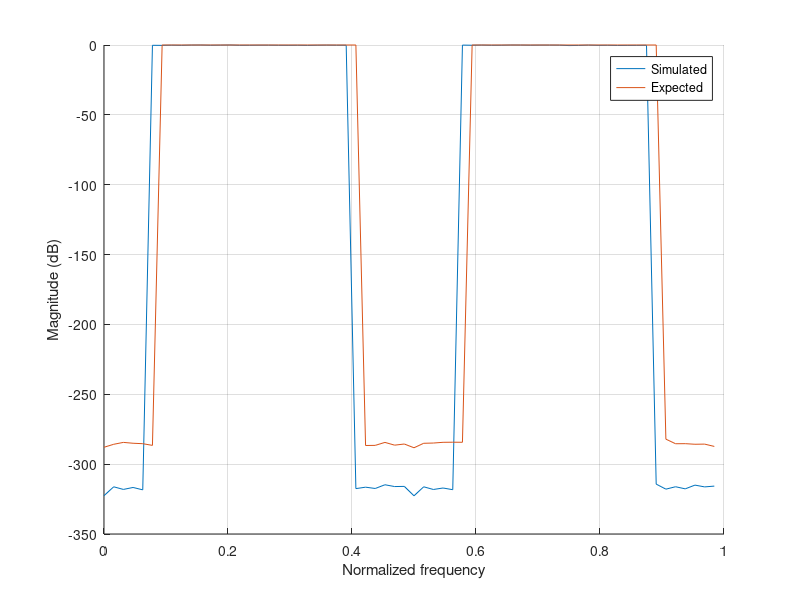

MATLAB code for this plot:
clear;

N = 64;
S = [6:26, 38:57];
Q = 64;
P = 16*N;
%% about 16 to get OK results

powers = zeros(1, N);

% signals
for p = 1:P
    X = zeros(1, N);
    X(S) = qammod(randi([0 Q-1], length(S), 1)', Q);

    x = ifft(X, N);
    X_dft = fft(x);

    X_power = abs(fft(x).^2);
    X_power = X_power / max(X_power);

    powers = powers + abs(X_dft).^2;
end

powers = powers / P;
powers_db = 10*log10(powers/max(powers));

% filter
wT = 2*pi*(0:P-1)/P;
Hk = @(k) exp(1i*2*pi*k*(0:N-1)/N) / N;
expected = zeros(1, N);
for k = S
    expected = expected + abs(fft(Hk(k))).^2;
end
expected_db = 10*log10(expected/max(expected));

% plotting
f = (0:N-1)*(1/N);
figure;
hold on;
grid on;
plot(f, powers_db);
plot(f, expected_db);
legend("Simulated", "Expected")
xlabel("Normalized frequency");
ylabel("Magnitude (dB)");
